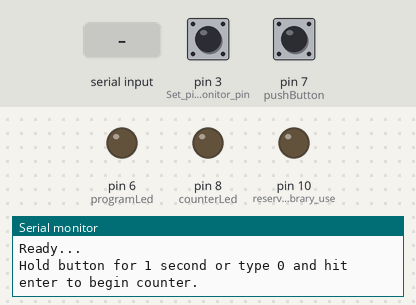
A sketch run on a simulated Arduino Uno, built with avr-gcc and run on an emulated ATmega328P. On the bench: output pins drawn as LEDs (lit = HIGH), the last lines printed to the serial monitor. The inputs (shaded band) are chosen by the test bench; at power-on: pin 7 (pushButton) LOW, pin 3 (Set_pin_3_as_monitor_pin) LOW. Storage starts empty.

Above: at 1.2 s.
1.3 s: "0" received over Serial
At 2.9 s:
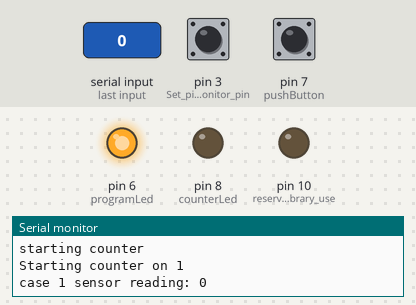
4.5 s: pin 7 (pushButton) pulled HIGH for 3.2 s
At 6.3 s:
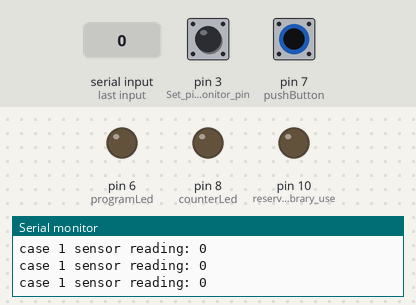
Timing chart, 0 to 7.8 s (numbered marks = the images above; inputs shaded):
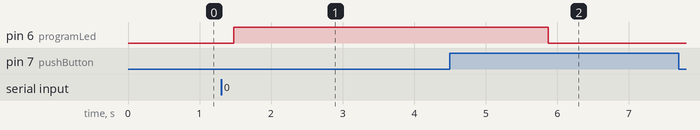

Measured:
- after the input at 1.3 s, pin 6 (programLed): LOW → HIGH after 0.18 s
- after the input at 4.5 s, pin 6 (programLed): HIGH → LOW after 1.4 s

The sketch:

trailcounter.ino
```cpp
#include <SD.h>                         //importing sd library - for use with memory card - i/o
#include <SPI.h>                        //importing spi (serial peripheral interface) library - for use with memory card - to speak with writer

const int counterLed = 8;               //initializing state of counterLed for use as pin number later
const int programLed = 6;               //initializing state of programLed for use as pin number later
const int pushButton = 7;               //initializing state of pushButton for use as pin number later
int programLedState = LOW;              //initializing state of the programLedState (on/off) led
int buttonState;                        //declaring the buttonState variable
int lastButtonState = LOW;              //initializing state of the lastButtonState
int reading = LOW;                      //initializing state of reading
long lastDebounceTime = 0;              //last time the pushbutton was toggled - Used to ignore extra, inadvertent, button pushes
long debounceDelay = 50;                //debounce time threshold for pushbutton - Used to ignore extra, inadvertent, button pushes
const int chipSelect = 10;              //From SPI library; initializing state of chipSelect for use as a pin number; used to check if SD card present
long cm = 0;                            //initializing state of cm
int incomingByte = 0;                   //initializing state of incomingByte - this is the initiation of the program by pressing 1
int state = 0;                          //initializing state of state; this is determined by counter and sensor?
int counter = 0;                        //initializing state of counter; keeps track of the number of counts
int sensor = 0;                         //initializing state of sensor; this is the digital distance value from the Lidar
unsigned long timeSeconds = 0;          //initializing state of timeSeconds; unisigned is highest storage for a variable
const int HIGH_TRIGGER = 50;            //threshold distance (cm) that will count as a hit
const int TRIGGER_DELAY = 50;           //length of time (milliseconds) that trigger does not activate to prevent false hits

File sensorData;                        //variable for working with file object

void setup() {
    //pinMode(sensorPin, OUTPUT);
    pinMode(10,OUTPUT);               //reserved for library use, not used in our program
    pinMode(counterLed, OUTPUT);      //this is the output of pinMode

    pinMode(pushButton, INPUT);
    pinMode(programLed, OUTPUT);

    digitalWrite(programLed, programLedState);    // set initial programLED state

    Serial.begin(9600);

    //-------------------

 pinMode(2, OUTPUT); // Set pin 2 as trigger pin
 digitalWrite(2, LOW); // Set trigger LOW for continuous read
 pinMode(3, INPUT); // Set pin 3 as monitor pin

//-------------------

    state = 0;
    while(!Serial) {
      ;
    }

    Serial.println("Initializing SD Card...");

    if(!SD.begin(chipSelect)) {
      Serial.println("Card failed, or not present");
      digitalWrite(counterLed, HIGH);
      return;
    }

    Serial.println("Card initialized.");

    Serial.println();
    Serial.println("Ready...");
    Serial.println("Hold button for 1 second or type 0 and hit enter to begin counter.");
    Serial.println();
}

void loop() {
  reading = digitalRead(pushButton);
  delay(100);

  if (reading != lastButtonState) {
    lastDebounceTime = millis();                          // reset the debouncing timer
  }

  if ((millis() - lastDebounceTime) > debounceDelay) {   //filters false pushbutton signal
    if (reading != buttonState) {
      buttonState = reading;

      if (buttonState == HIGH) {                        // only toggle the LED if the new button state is HIGH
        programLedState = !programLedState;
      }
    }
  }

  digitalWrite(programLed, programLedState);            // set the LED:
  lastButtonState = reading;                            //store reading into lastButtonState

  switch (state) {

    case 0:

      incomingByte = Serial.read();

      if (incomingByte == '0' || programLedState == HIGH)
      {
        timeSeconds = (millis() / 1000);
        programLedState = HIGH;
        digitalWrite(counterLed, LOW);

        state = 1;
        Serial.println("starting counter");
        sensorData = SD.open("ctrData.txt", FILE_WRITE);  //opens txt file to write data

        if(sensorData)  {     //once file opens successfully run this
          Serial.print("Starting counter on ");
          Serial.println(timeSeconds);

          //sensorData.print("Starting counter on ");
          sensorData.println(timeSeconds);

          sensorData.close();
        }
      }

      break;
    case 1:

      sensor = getSensorData();
                                      Serial.print("case 1 sensor reading: ");
                                      Serial.println(sensor);
                                      Serial.println();

      if (HIGH_TRIGGER <= sensor)
      {
        state = 2; //reading
                                      Serial.println("high trigger < sensor TRUE");
                                      Serial.println("state 2");
                                      Serial.println();
      }
      break;

    case 2:

      delay(TRIGGER_DELAY);
      sensor = getSensorData();
                                      Serial.print("case 2 sensor reading: ");
                                      Serial.println(sensor);
                                      Serial.println();

      if (HIGH_TRIGGER > sensor)
      {
        state = 3;
                                      Serial.println("high trigger > sensor TRUE");
                                      Serial.println("state 3");
                                      Serial.println();
      }

      break;
    case 3:

      delay(TRIGGER_DELAY);
      sensor = getSensorData();
                                      Serial.print("case 3 sensor reading: ");
                                      Serial.println(sensor);
                                      Serial.println();

      if (HIGH_TRIGGER <= sensor)
      {
        state = 4;

        counter++;
                                      Serial.println("high trigger < sensor TRUE");
                                      Serial.println("state 4");
                                      Serial.println();
      }

      break;

    case 4:

      timeSeconds = (millis() / 1000);

      sensorData = SD.open("ctrData.txt", FILE_WRITE);  //opens txt file to write data

      if(sensorData)  {     //once file opens successfully run this
        Serial.print(counter);
        Serial.print(" ");
        Serial.println(timeSeconds);

        sensorData.println(timeSeconds);                //writes data to file
        sensorData.close();                             //closes file

        digitalWrite(counterLed, HIGH);                 // turns the counter LED on during detection
        delay(50);                                      // delay allows time for led change
        digitalWrite(counterLed, LOW);                  // turns the counterLED off
        delay(50);                                      // delay allows time for led change
      }

      state = 1;
      break;
    default:

      state = 0;
  }
}

//program functions
int getSensorData() {
    /*
     i=analogRead(sensorPin);


    //valFront     = (6762.00/(i-9))-4;
    cm     = 28250/(i-229.5);     //Then, we have a linear equation of digital value and distance.
                                          //(512-sensorValue)/(1/100-1/distance)=(512-286)/(0.01-0.002)
                                          //=> distance=28250/(sensorValue-229.5);


    Serial.print("sensor Front: ");
    Serial.println(cm);           //print val1 with 1 decimal point accuracy
*/
cm = pulseIn(3, HIGH); // Count how long the pulse is high in microseconds

  // If we get a reading that isn't zero, let's print it
  if(cm != 0)
  {
    cm = cm / 10; // 10usec = 1 cm of distance
    Serial.println(cm); // Print the distance

}
}
```
